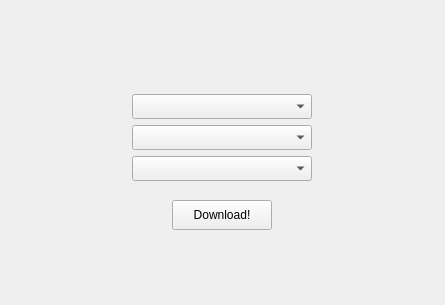
<?xml version="1.0" encoding="UTF-8"?>
<ui version="4.0">
 <class>MainWindow</class>
 <widget class="QMainWindow" name="MainWindow">
  <property name="geometry">
   <rect>
    <x>0</x>
    <y>0</y>
    <width>445</width>
    <height>305</height>
   </rect>
  </property>
  <property name="sizePolicy">
   <sizepolicy hsizetype="Fixed" vsizetype="Fixed">
    <horstretch>0</horstretch>
    <verstretch>0</verstretch>
   </sizepolicy>
  </property>
  <property name="windowTitle">
   <string>MainWindow</string>
  </property>
  <widget class="QWidget" name="centralwidget">
   <layout class="QVBoxLayout" name="verticalLayout">
    <item>
     <layout class="QVBoxLayout" name="build_verticalLayout">
      <property name="sizeConstraint">
       <enum>QLayout::SetDefaultConstraint</enum>
      </property>
      <item>
       <spacer name="build_verticalSpacer_up">
        <property name="orientation">
         <enum>Qt::Vertical</enum>
        </property>
        <property name="sizeType">
         <enum>QSizePolicy::Preferred</enum>
        </property>
        <property name="sizeHint" stdset="0">
         <size>
          <width>33</width>
          <height>85</height>
         </size>
        </property>
       </spacer>
      </item>
      <item alignment="Qt::AlignHCenter">
       <widget class="QComboBox" name="loader_comboBox">
        <property name="sizePolicy">
         <sizepolicy hsizetype="Minimum" vsizetype="Fixed">
          <horstretch>0</horstretch>
          <verstretch>0</verstretch>
         </sizepolicy>
        </property>
        <property name="minimumSize">
         <size>
          <width>180</width>
          <height>25</height>
         </size>
        </property>
        <property name="layoutDirection">
         <enum>Qt::LeftToRight</enum>
        </property>
       </widget>
      </item>
      <item alignment="Qt::AlignHCenter">
       <widget class="QComboBox" name="version_comboBox">
        <property name="sizePolicy">
         <sizepolicy hsizetype="Minimum" vsizetype="Fixed">
          <horstretch>0</horstretch>
          <verstretch>0</verstretch>
         </sizepolicy>
        </property>
        <property name="minimumSize">
         <size>
          <width>180</width>
          <height>25</height>
         </size>
        </property>
        <property name="layoutDirection">
         <enum>Qt::LeftToRight</enum>
        </property>
       </widget>
      </item>
      <item alignment="Qt::AlignHCenter">
       <widget class="QComboBox" name="build_comboBox">
        <property name="sizePolicy">
         <sizepolicy hsizetype="Minimum" vsizetype="Fixed">
          <horstretch>0</horstretch>
          <verstretch>0</verstretch>
         </sizepolicy>
        </property>
        <property name="minimumSize">
         <size>
          <width>180</width>
          <height>25</height>
         </size>
        </property>
        <property name="layoutDirection">
         <enum>Qt::LeftToRight</enum>
        </property>
       </widget>
      </item>
      <item>
       <spacer name="build_verticalSpacer_down">
        <property name="orientation">
         <enum>Qt::Vertical</enum>
        </property>
        <property name="sizeType">
         <enum>QSizePolicy::Fixed</enum>
        </property>
        <property name="sizeHint" stdset="0">
         <size>
          <width>20</width>
          <height>13</height>
         </size>
        </property>
       </spacer>
      </item>
     </layout>
    </item>
    <item>
     <layout class="QVBoxLayout" name="download_verticalLayout">
      <item alignment="Qt::AlignHCenter">
       <widget class="QPushButton" name="download_button">
        <property name="sizePolicy">
         <sizepolicy hsizetype="Fixed" vsizetype="Fixed">
          <horstretch>0</horstretch>
          <verstretch>0</verstretch>
         </sizepolicy>
        </property>
        <property name="minimumSize">
         <size>
          <width>100</width>
          <height>30</height>
         </size>
        </property>
        <property name="text">
         <string>Download!</string>
        </property>
       </widget>
      </item>
      <item>
       <spacer name="download_verticalSpacer">
        <property name="orientation">
         <enum>Qt::Vertical</enum>
        </property>
        <property name="sizeHint" stdset="0">
         <size>
          <width>20</width>
          <height>35</height>
         </size>
        </property>
       </spacer>
      </item>
     </layout>
    </item>
   </layout>
  </widget>
 </widget>
 <resources/>
 <connections/>
</ui>
